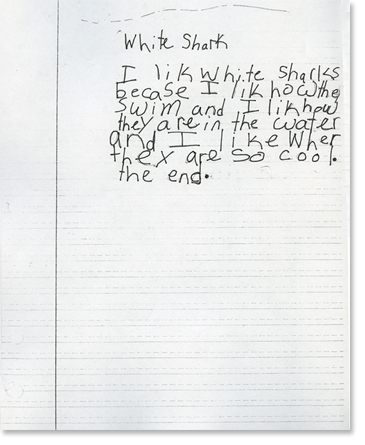
#> input picture backend/sample_2.jpg, 365 x 445 px
$ python -i preprocessing.py   (imports and definitions only)
#> lines starting #> are read from the running program, lines starting #| are printed output that depends on the picture; after the words box and inside, x2 and y2 are one past the last pixel; in counts of white or black regions, pixels touching at a corner belong together
from PIL import Image
from PIL import ImageEnhance
import cv2
import os
import numpy as np
from deskew import Deskew

COMPRESSION_LEVEL = 3

# [8 lines of commented-out code are left out]


def convert_to_png(input_path, output_path=None):
    if output_path is None:
        path, ext = os.path.splitext(input_path)
        output_path = f"{path}.png"
    jpeg_image = cv2.imread(input_path)
    cv2.imwrite(
        output_path, jpeg_image, [int(cv2.IMWRITE_PNG_COMPRESSION), COMPRESSION_LEVEL]
    )


def preprocessing_cv2(input_image_path, override=False):
    """Preprocess an image by converting light-colored background to black and text to white."""
#> called with input_image_path = 'sample_2.jpg', override = False
    input_image_path = os.path.join(os.path.dirname(__file__), input_image_path)
    # Read the image using OpenCV
    image = cv2.imread(input_image_path)
#> image is the input picture: shape (445, 365, 3); mean B, G, R 235, 235.4, 234.1

    gray = cv2.cvtColor(image, cv2.COLOR_BGR2GRAY)
    blur = cv2.GaussianBlur(gray, (9, 9), 0)
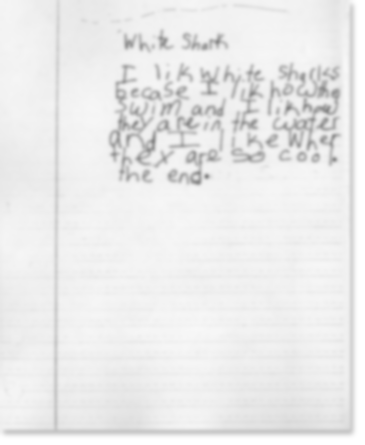
#> blur: shape (445, 365); min 137, max 255, mean 234.9
    thresh = cv2.threshold(blur, 0, 255, cv2.THRESH_BINARY_INV + cv2.THRESH_OTSU)[1]
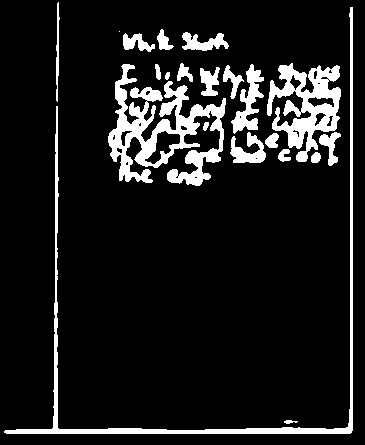
#> thresh: shape (445, 365); 10.9% white; 21 white regions (1 under 20 px), largest, box (x1, y1, x2, y2) and area: (108, 64, 226, 186) 5699, (4, 7, 353, 434) 4142, (267, 63, 341, 162) 3465

    # Save the preprocessed image
    if override:
        output_image_path = input_image_path
    else:
        output_image_name, ext = os.path.splitext(input_image_path)
        output_image_path = f"{output_image_name}.png"
    cv2.imwrite(output_image_path, thresh)
    return input_image_path

>>> result = preprocessing_cv2('sample_2.jpg')

$ run again, on backend/aminoapps.jpg
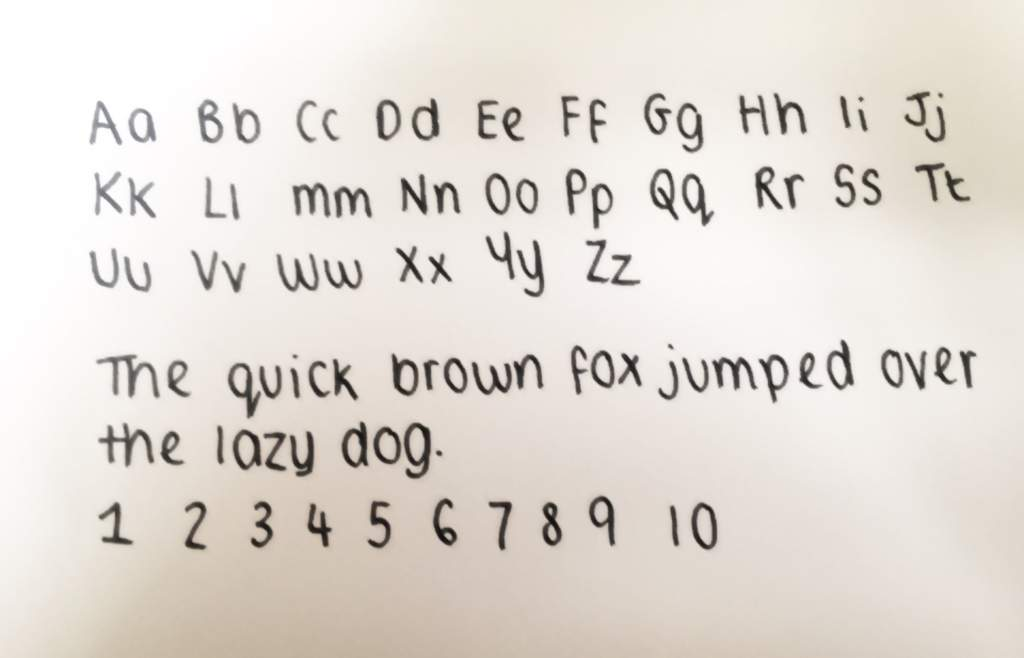
#> input picture backend/aminoapps.jpg, 1024 x 658 px
#> in preprocessing_cv2, image is the input picture: shape (658, 1024, 3); mean B, G, R 213.4, 219.8, 226.3
#> in preprocessing_cv2, `blur = cv2.GaussianBlur(gray, (9, 9), 0)`:
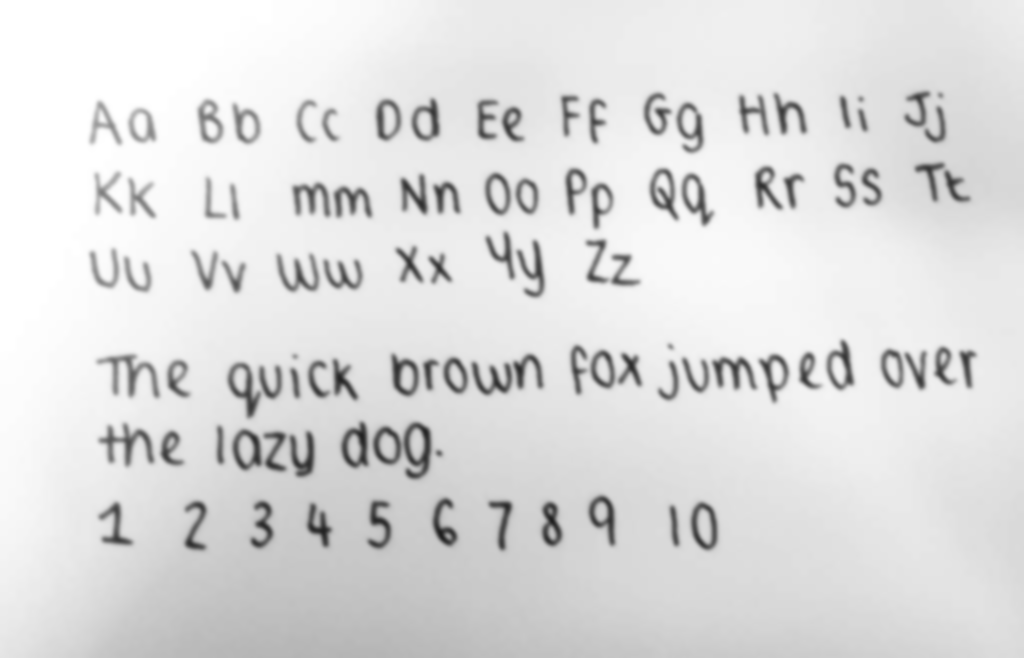
#> blur: shape (658, 1024); min 30, max 255, mean 221
#> in preprocessing_cv2, `thresh = cv2.threshold(blur, 0, 255, cv2.THRESH_BINARY_INV + cv2.THRES..`:
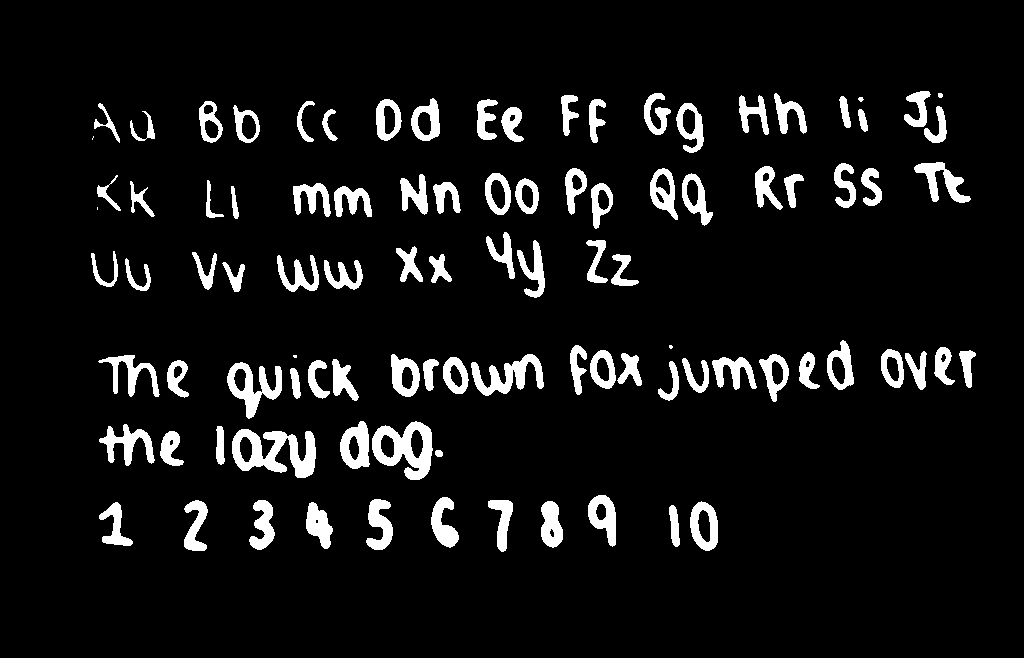
#> thresh: shape (658, 1024); 7.6% white; 98 white regions (4 under 20 px), largest, box (x1, y1, x2, y2) and area: (232, 429, 316, 478) 2228, (372, 421, 433, 480) 1901, (471, 354, 544, 396) 1361

$ run again, on backend/grace.jpg
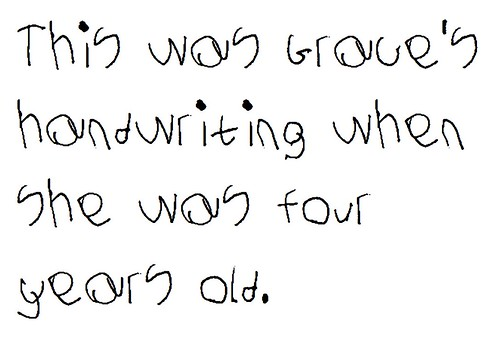
#> input picture backend/grace.jpg, 500 x 342 px
#> in preprocessing_cv2, image is the input picture: shape (342, 500, 3); mean B, G, R 242.3, 242.5, 242.5
#> in preprocessing_cv2, `blur = cv2.GaussianBlur(gray, (9, 9), 0)`:
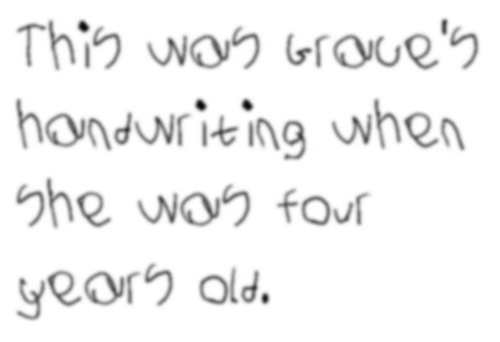
#> blur: shape (342, 500); min 7, max 255, mean 242.5
#> in preprocessing_cv2, `thresh = cv2.threshold(blur, 0, 255, cv2.THRESH_BINARY_INV + cv2.THRES..`:
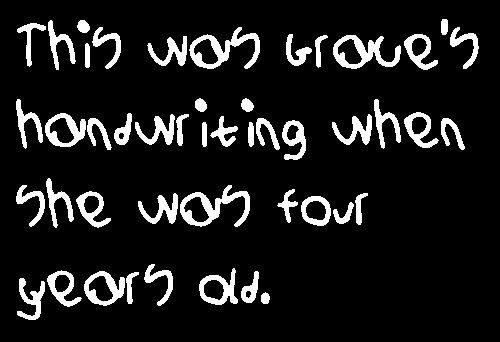
#> thresh: shape (342, 500); 10.7% white; 47 white regions, largest, box (x1, y1, x2, y2) and area: (180, 185, 250, 227) 1042, (189, 27, 260, 69) 1038, (333, 35, 401, 69) 962
